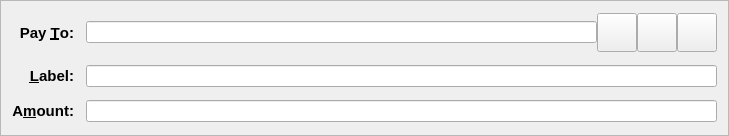
<?xml version="1.0" encoding="UTF-8"?>
<ui version="4.0">
 <class>SendCoinsEntry</class>
 <widget class="QFrame" name="SendCoinsEntry">
  <property name="geometry">
   <rect>
    <x>0</x>
    <y>0</y>
    <width>729</width>
    <height>136</height>
   </rect>
  </property>
  <property name="windowTitle">
   <string>Form</string>
  </property>
  <property name="styleSheet">
   <string notr="true">QLabel{
    font-family: &quot;Montserrat&quot;, sans-serif;
    font-size: 15px;
    text-transform:uppercase;
	font-weight: bold;
}
</string>
  </property>
  <property name="frameShape">
   <enum>QFrame::StyledPanel</enum>
  </property>
  <property name="frameShadow">
   <enum>QFrame::Sunken</enum>
  </property>
  <layout class="QGridLayout" name="gridLayout">
   <property name="spacing">
    <number>12</number>
   </property>
   <item row="5" column="0">
    <widget class="QLabel" name="label">
     <property name="text">
      <string>A&amp;mount:</string>
     </property>
     <property name="alignment">
      <set>Qt::AlignRight|Qt::AlignTrailing|Qt::AlignVCenter</set>
     </property>
     <property name="buddy">
      <cstring>payAmount</cstring>
     </property>
    </widget>
   </item>
   <item row="3" column="0">
    <widget class="QLabel" name="label_2">
     <property name="text">
      <string>Pay &amp;To:</string>
     </property>
     <property name="alignment">
      <set>Qt::AlignRight|Qt::AlignTrailing|Qt::AlignVCenter</set>
     </property>
     <property name="buddy">
      <cstring>payTo</cstring>
     </property>
    </widget>
   </item>
   <item row="5" column="1">
    <widget class="BitcoinAmountField" name="payAmount"/>
   </item>
   <item row="4" column="0">
    <widget class="QLabel" name="label_4">
     <property name="text">
      <string>&amp;Label:</string>
     </property>
     <property name="alignment">
      <set>Qt::AlignRight|Qt::AlignTrailing|Qt::AlignVCenter</set>
     </property>
     <property name="buddy">
      <cstring>addAsLabel</cstring>
     </property>
    </widget>
   </item>
   <item row="3" column="1">
    <layout class="QHBoxLayout" name="payToLayout">
     <property name="spacing">
      <number>0</number>
     </property>
     <item>
      <widget class="QValidatedLineEdit" name="payTo">
       <property name="toolTip">
        <string>The address to send the payment to (e.g. X8gZqgY4r2RoEdqYk3QsAqFckyf9pRHN6i)</string>
       </property>
       <property name="maxLength">
        <number>34</number>
       </property>
      </widget>
     </item>
     <item>
      <widget class="QToolButton" name="addressBookButton">
       <property name="toolTip">
        <string>Choose address from address book</string>
       </property>
       <property name="styleSheet">
        <string notr="true"/>
       </property>
       <property name="text">
        <string/>
       </property>
       <property name="icon">
        <iconset resource="../bitcoin.qrc">
         <normaloff>:/icons/address-book-s</normaloff>:/icons/address-book-s</iconset>
       </property>
       <property name="iconSize">
        <size>
         <width>32</width>
         <height>32</height>
        </size>
       </property>
       <property name="shortcut">
        <string>Alt+A</string>
       </property>
      </widget>
     </item>
     <item>
      <widget class="QToolButton" name="pasteButton">
       <property name="toolTip">
        <string>Paste address from clipboard</string>
       </property>
       <property name="text">
        <string/>
       </property>
       <property name="icon">
        <iconset resource="../bitcoin.qrc">
         <normaloff>:/icons/editpaste</normaloff>:/icons/editpaste</iconset>
       </property>
       <property name="iconSize">
        <size>
         <width>32</width>
         <height>32</height>
        </size>
       </property>
       <property name="shortcut">
        <string>Alt+P</string>
       </property>
      </widget>
     </item>
     <item>
      <widget class="QToolButton" name="deleteEntryButton">
       <property name="toolTip">
        <string>Remove this recipient</string>
       </property>
       <property name="text">
        <string/>
       </property>
       <property name="icon">
        <iconset resource="../bitcoin.qrc">
         <normaloff>:/icons/remove</normaloff>:/icons/remove</iconset>
       </property>
       <property name="iconSize">
        <size>
         <width>32</width>
         <height>32</height>
        </size>
       </property>
      </widget>
     </item>
    </layout>
   </item>
   <item row="4" column="1">
    <widget class="QValidatedLineEdit" name="addAsLabel">
     <property name="toolTip">
      <string>Enter a label for this address to add it to your address book</string>
     </property>
    </widget>
   </item>
  </layout>
 </widget>
 <customwidgets>
  <customwidget>
   <class>QValidatedLineEdit</class>
   <extends>QLineEdit</extends>
   <header>qvalidatedlineedit.h</header>
  </customwidget>
  <customwidget>
   <class>BitcoinAmountField</class>
   <extends>QLineEdit</extends>
   <header>bitcoinamountfield.h</header>
   <container>1</container>
  </customwidget>
 </customwidgets>
 <resources>
  <include location="../bitcoin.qrc"/>
 </resources>
 <connections/>
</ui>
